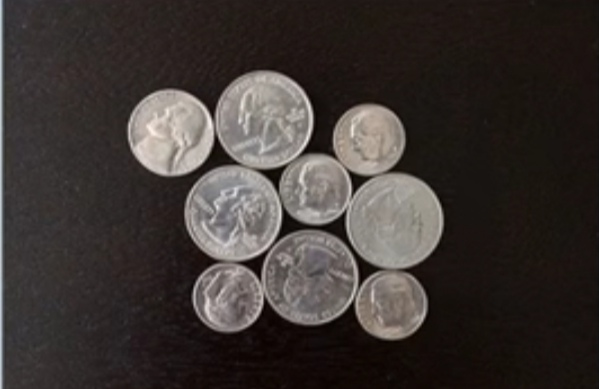
#> input picture imgs/circles2.jpg, 599 x 389 px
$ python opencv_water_image.py
#> lines starting #> are read from the running program, lines starting #| are printed output that depends on the picture; after the words box and inside, x2 and y2 are one past the last pixel; in counts of white or black regions, pixels touching at a corner belong together
#> further down, src is the input picture: shape (389, 599, 3); mean B, G, R 51.4, 54.3, 60.9
import cv2 as cv
import numpy as np

"""
    分水岭分割流程： 图像——>灰度——>二值化——>距离变换——>寻找种子——>生成Marker——>分水岭变换——>输出
"""

def water_image():
    src = cv.imread("./imgs/circles2.jpg")
    print(src.shape)
#| (389, 599, 3)
    blurred = cv.pyrMeanShiftFiltering(src, 10, 100) #去除噪点

    #二值图像
    gray = cv.cvtColor(blurred, cv.COLOR_BGR2GRAY)
    ret, binary = cv.threshold(gray,0, 255, cv.THRESH_BINARY | cv.THRESH_OTSU)
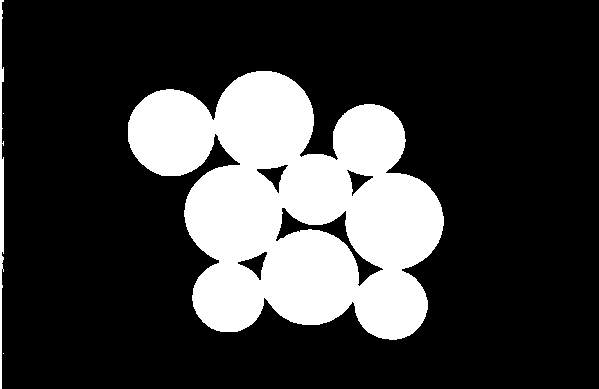
#> binary: shape (389, 599); 22.9% white; 4 white regions (2 under 20 px), largest, box (x1, y1, x2, y2) and area: (128, 71, 444, 340) 52405, (0, 0, 4, 389) 1034
#> ret = 86
    cv.imshow("threshold", binary)

    # 形态操作
    kernel = cv.getStructuringElement(cv.MORPH_RECT, (3, 3))
    mb = cv.morphologyEx(binary, cv.MORPH_OPEN, kernel, iterations=2)
#> mb: shape (389, 599); 22.7% white; 5 white regions (1 under 20 px), largest, box (x1, y1, x2, y2) and area: (128, 71, 444, 340) 52391, (0, 159, 4, 252) 372, (0, 69, 4, 82) 52, (0, 256, 3, 263) 21
    sure_bg = cv.dilate(mb, kernel, iterations=3)
#> sure_bg: shape (389, 599); 26% white; 3 white regions, box (x1, y1, x2, y2) and area: (125, 68, 447, 343) 59550, (0, 156, 7, 272) 795, (0, 66, 7, 85) 133
    cv.imshow("morphologyEX", sure_bg)

    # 距离变换
    dist = cv.distanceTransform(mb, cv.DIST_L2, 3)
    dist_output = cv.normalize(dist, 0, 1.0, cv.NORM_MINMAX)
    cv.imshow("normalize", dist_output*70)

    # 寻找种子
    ret, surface = cv.threshold(dist, dist.max()*0.6, 255, cv.THRESH_BINARY)
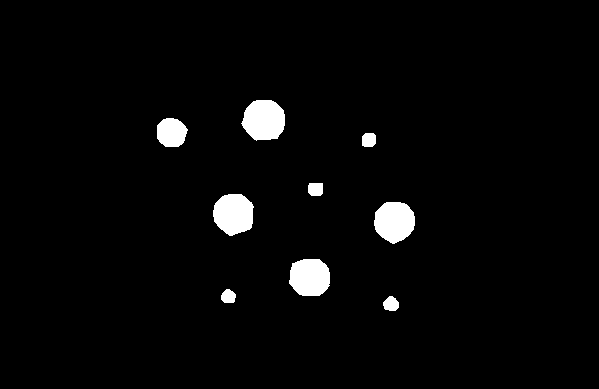
#> surface: shape (389, 599) float32; 2.9% white; 9 white regions, largest, box (x1, y1, x2, y2) and area: (241, 100, 285, 141) 1408, (213, 194, 254, 236) 1340, (374, 202, 415, 244) 1324
#> ret = 28.08
    cv.imshow("surface", surface)

    surface_fg = np.uint8(surface)
    unknown = cv.subtract(sure_bg, surface_fg)
#> unknown: shape (389, 599); 23% white; 3 white regions, box (x1, y1, x2, y2) and area: (125, 68, 447, 343) 52779, (0, 156, 7, 272) 795, (0, 66, 7, 85) 133
    ret, markers = cv.connectedComponents(surface_fg)
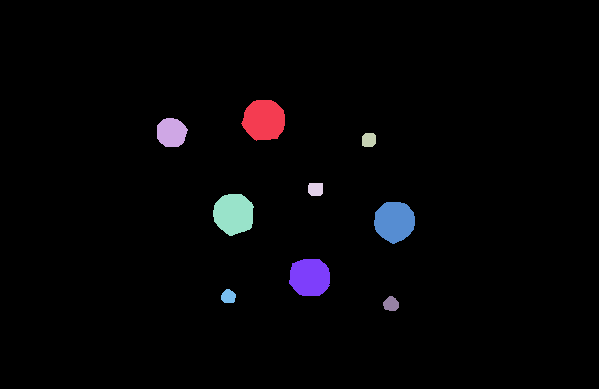
#> markers: shape (389, 599) int32; 10 distinct labels, from 0 to 9; one colour per label, 0 black
#> ret = 10
    print(ret)
#| 10

    # watershed transfrom
    markers += 1
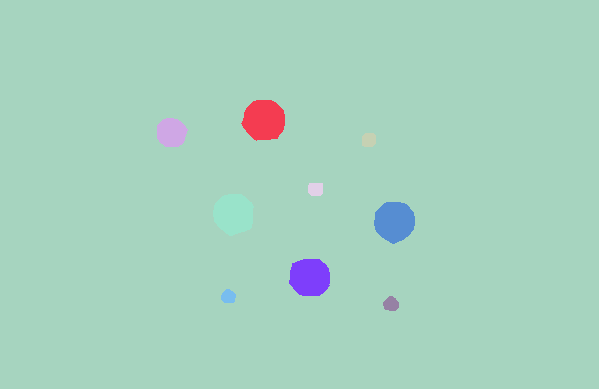
#> markers: shape (389, 599) int32; 10 distinct labels, from 1 to 10; one colour per label, 0 black
    markers[unknown == 255] = 0
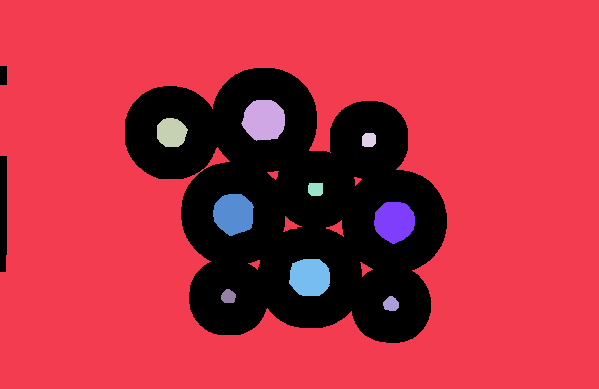
#> markers: shape (389, 599) int32; 11 distinct labels, from 0 to 10; one colour per label, 0 black
    markers = cv.watershed(src, markers=markers)
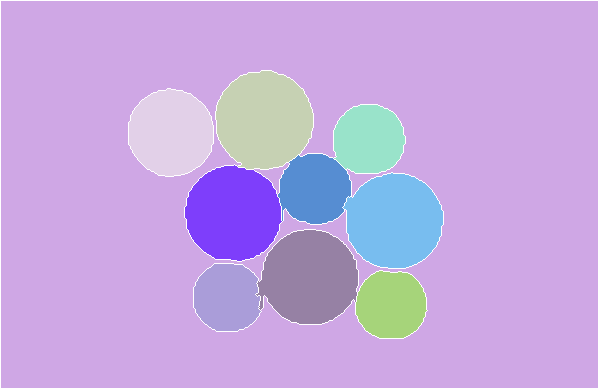
#> markers: shape (389, 599) int32; 11 distinct labels, from -1 to 10; one colour per label, 0 black, -1 white
    src[markers == -1] = [0, 0, 255]
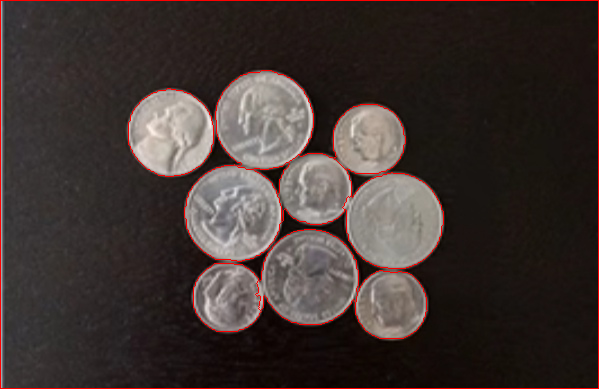
#> src: shape (389, 599, 3); 1.76% of pixels changed, all inside (x1, y1, x2, y2) = (0, 0, 599, 389)
    cv.imshow("water result", src)

src = cv.imread("./imgs/circles2.jpg")
cv.imshow("origrinal", src)
water_image()
cv.waitKey(0)
cv.destroyAllWindows()
